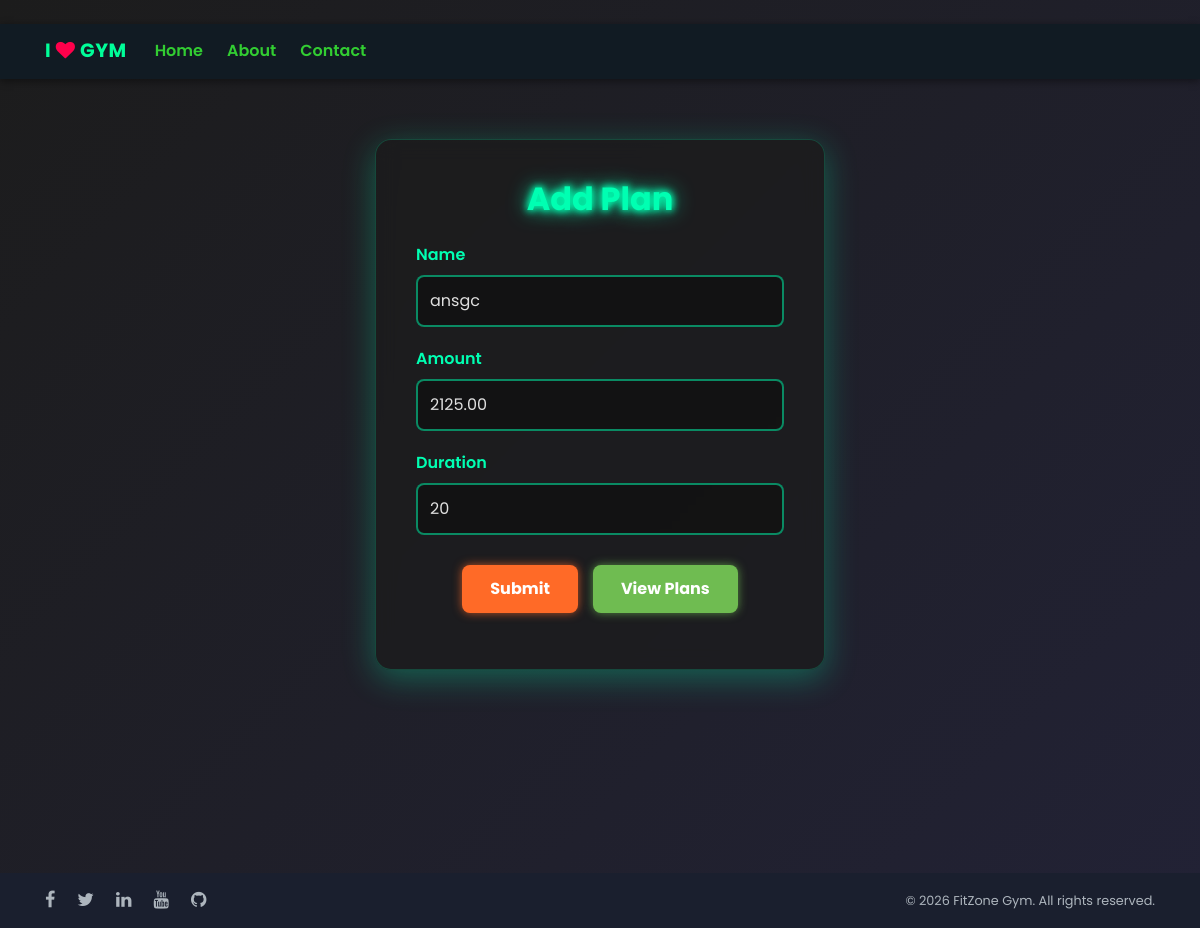
Page /edit_plan/1/ on the committed database.
### gym/models.py (models this page shows, shortened)
class Plan(models.Model):
    name = models.CharField(max_length=50)
    amount = models.DecimalField(max_digits=10, decimal_places=2)
    duration = models.PositiveIntegerField(help_text="Duration in days or months")

### gym/views.py (the view, shortened to what this page needs)
# urls.py: path('edit_plan/<int:pid>/', Edit_Plan, name='edit_plan'),
def Edit_Plan(request, pid):
    plan = get_object_or_404(Plan, id=pid)
    d = {'plan': plan}
    return render(request, 'add_plan.html', d)

### gym/templates/add_plan.html (shortened to what this page needs)
{% extends 'navigation.html' %}
{% block body %}
<div class="form-container">
    <h3 class="form-title">Add Plan</h3>
    <form action="{% if plan %}{% url 'edit_plan' plan.id %}{% else %}{% url 'add_plan' %}{% endif %}" method="post">
        <label>Name</label>
        <input type="text" name="name" placeholder="Enter plan name" class="form-input" value="{{ plan.name|default:'' }}">
        <label>Amount</label>
    <input type="text" name="amount" placeholder="Enter amount in $" class="form-input" value="{{ plan.amount|default:'' }}">
        <label>Duration</label>
    <input type="text" name="duration" placeholder="Enter duration (e.g. 3 months)" class="form-input" value="{{ plan.duration|default:'' }}">
        <div class="form-buttons">
            <input type="submit" value="Submit" class="btn btn-submit">
            <a href="{% url 'view_plan' %}" class="btn btn-view">View Plans</a>
        </div>
    </form>
</div>
{% endblock %}

### gym/templates/navigation.html (style rules this page uses)
body { background: #f5f7fb; font-family: 'Segoe UI', Tahoma, Geneva, Verdana, sans-serif; }

### gym/templates/add_plan.html (style rules this page uses)
body { font-family: 'Poppins', sans-serif; color: #e0e0e0; background: linear-gradient(-45deg, #0f0c29, #302b63, #24243e, #1c1c1c); background-size: 400% 400%; animation: gradient-animation 15s ease infinite; overflow-x: hidden; }
.form-container { width: 450px; margin: 60px auto; padding: 40px; border-radius: 16px; background: rgba(28, 28, 28, 0.7); backdrop-filter: blur(10px); border: 1px solid rgba(0, 255, 178, 0.2); box-shadow: 0 8px 32px 0 rgba(0, 255, 178, 0.3); color: #00ffb2; animation: fadeInSlideUp 0.8s ease-out forwards; }
.form-title { text-align: center; font-weight: 700; font-size: 2rem; margin-bottom: 25px; text-shadow: 0 0 7px #00ffb2, 0 0 10px #00ffb2, 0 0 21px #00ffb2; opacity: 0; animation: fadeInSlideUp 0.6s 0.2s ease-out forwards; }
label { font-weight: 600; display: block; margin-top: 20px; margin-bottom: 8px; color: #00ffb2; opacity: 0; animation: fadeInSlideUp 0.6s 0.4s ease-out forwards; }
.form-input { width: 100%; padding: 12px; border: 2px solid rgba(0, 255, 178, 0.5); border-radius: 8px; background-color: rgba(18, 18, 18, 0.8); color: #e0e0e0; font-size: 1rem; outline: none; transition: border-color 0.4s ease, box-shadow 0.4s ease; opacity: 0; animation: fadeInSlideUp 0.6s 0.6s ease-out forwards; }
.form-input::placeholder { color: #4a5c56; }
.form-buttons { margin-top: 30px; display: flex; gap: 15px; justify-content: center; opacity: 0; animation: fadeInSlideUp 0.6s 0.8s ease-out forwards; }
.btn { color: white; padding: 12px 28px; border-radius: 8px; font-weight: 700; cursor: pointer; text-decoration: none; border: none; transition: background-color 0.3s ease, box-shadow 0.3s ease, transform 0.3s ease; display: inline-block; text-align: center; }
.btn-submit { background-color: #ff6a27; box-shadow: 0 0 10px rgba(255, 106, 39, 0.7); }
.btn-view { background-color: #6fbc51; box-shadow: 0 0 10px rgba(111, 188, 81, 0.7); }

### rows in the picture
Plan: name "ansgc", amount "2125.00", duration "20"
